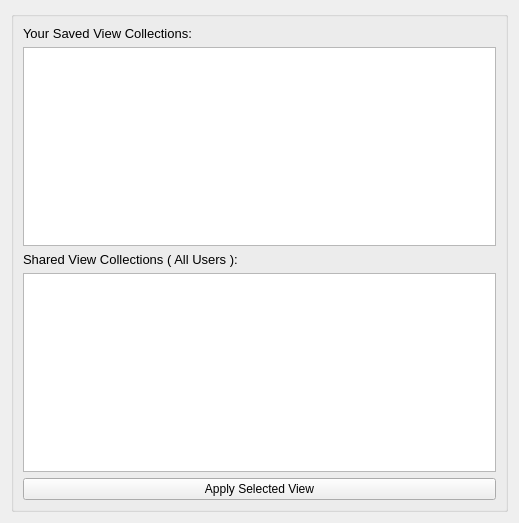
<?xml version="1.0" encoding="UTF-8"?>
<ui version="4.0">
 <class>Form</class>
 <widget class="QWidget" name="Form">
  <property name="geometry">
   <rect>
    <x>0</x>
    <y>0</y>
    <width>519</width>
    <height>523</height>
   </rect>
  </property>
  <property name="windowTitle">
   <string>Form</string>
  </property>
  <layout class="QVBoxLayout" name="verticalLayout_2">
   <item>
    <widget class="QGroupBox" name="groupBox">
     <property name="title">
      <string/>
     </property>
     <layout class="QVBoxLayout" name="verticalLayout">
      <item>
       <widget class="QLabel" name="label_2">
        <property name="font">
         <font>
          <pointsize>10</pointsize>
         </font>
        </property>
        <property name="text">
         <string>Your Saved View Collections:</string>
        </property>
       </widget>
      </item>
      <item>
       <widget class="QListWidget" name="listWidget"/>
      </item>
      <item>
       <widget class="QLabel" name="label_3">
        <property name="font">
         <font>
          <pointsize>10</pointsize>
         </font>
        </property>
        <property name="text">
         <string>Shared View Collections ( All Users ):</string>
        </property>
       </widget>
      </item>
      <item>
       <widget class="QListView" name="SharedViewListView"/>
      </item>
      <item>
       <widget class="QPushButton" name="pushButton">
        <property name="text">
         <string>Apply Selected View</string>
        </property>
       </widget>
      </item>
     </layout>
    </widget>
   </item>
  </layout>
 </widget>
 <resources/>
 <connections/>
</ui>
